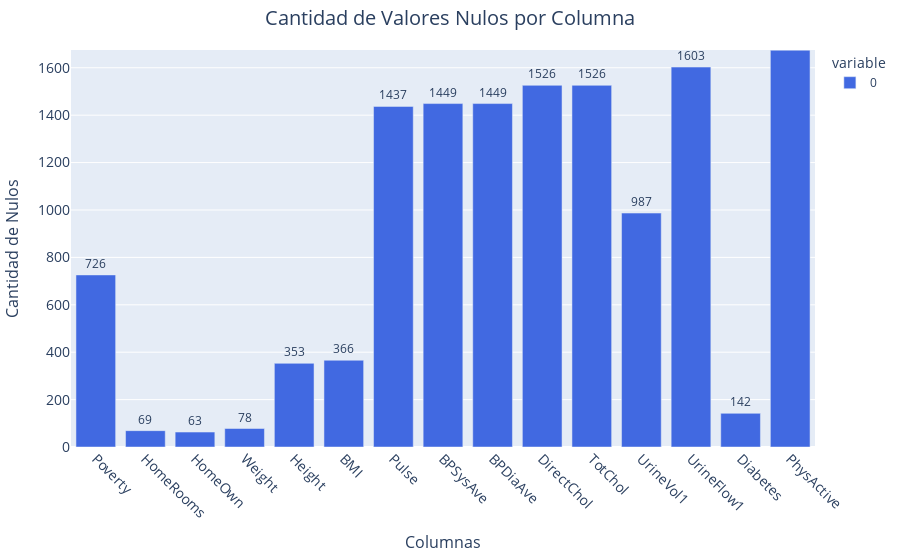

Notebook code cell kept with this figure:
### Markdown cell above
## **4.2 Tratamiento de Valores Nulos**

Imputación de valores faltantes utilizando estrategias apropiadas según el tipo de variable (media para numéricas, moda para categóricas).

### Code cell
plot_nulls(df_nhanes).show()

### Figure 1 — Plotly figure (JSON) as saved in the notebook; plotly's stock layout.template omitted (floating-point values rounded to 4 significant figures)
{"data": [{"hovertemplate": "variable=0<br>Columnas=%{x}<br>Cantidad de Nulos=%{y}<br>text=%{text}<extra></extra>", "legendgroup": "0", "marker": {"color": "royalblue", "pattern": {"shape": ""}}, "name": "0", "orientation": "v", "showlegend": true, "text": [726.0, 69.0, 63.0, 78.0, 353.0, 366.0, 1437.0, 1449.0, 1449.0, 1526.0, 1526.0, 987.0, 1603.0, 142.0, 1674.0], "textposition": "outside", "texttemplate": "%{text}", "type": "bar", "x": ["Poverty", "HomeRooms", "HomeOwn", "Weight", "Height", "BMI", "Pulse", "BPSysAve", "BPDiaAve", "DirectChol", "TotChol", "UrineVol1", "UrineFlow1", "Diabetes", "PhysActive"], "xaxis": "x", "y": [726, 69, 63, 78, 353, 366, 1437, 1449, 1449, 1526, 1526, 987, 1603, 142, 1674], "yaxis": "y"}], "layout": {"bargap": 0.2, "barmode": "relative", "legend": {"title": {"text": "variable"}, "tracegroupgap": 0}, "margin": {"b": 20, "l": 20, "r": 20, "t": 50}, "title": {"font": {"size": 20}, "text": "Cantidad de Valores Nulos por Columna", "x": 0.5}, "xaxis": {"anchor": "y", "domain": [0, 1], "tickangle": 45, "tickfont": {"size": 14}, "title": {"font": {"size": 16}, "text": "Columnas"}}, "yaxis": {"anchor": "x", "domain": [0, 1], "range": [0, 1675], "tickfont": {"size": 14}, "title": {"font": {"size": 16}, "text": "Cantidad de Nulos"}}}}
